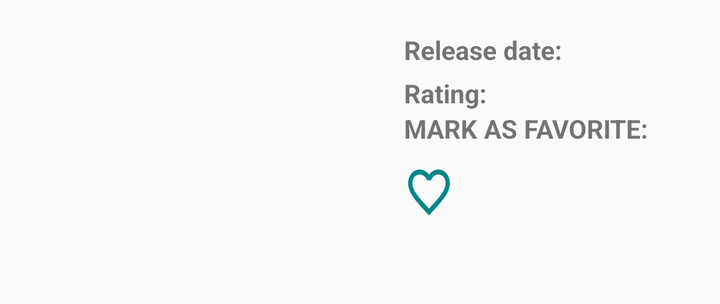
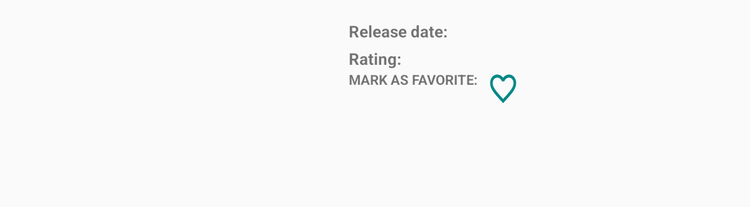

Compare how this app lays out the same screen by default and in its alternative resource folder. The renders come first, then the two layout files and the values they reference.
<!-- AndroidManifest.xml: application theme AppTheme -->
<!-- res/layout/thumbnail.xml -->
<?xml version="1.0" encoding="utf-8"?>
<androidx.constraintlayout.widget.ConstraintLayout xmlns:android="http://schemas.android.com/apk/res/android"
    xmlns:app="http://schemas.android.com/apk/res-auto"
    xmlns:tools="http://schemas.android.com/tools"
    android:layout_width="match_parent"
    android:layout_height="wrap_content"
    android:paddingBottom="16dp">
    <ImageView
        android:id="@+id/iv_thumbnail"
        android:layout_width="200dp"
        android:layout_height="120dp"
        android:layout_marginStart="16dp"
        android:layout_marginTop="16dp"
        android:contentDescription="@string/detailViewThumbnail_Description"
        android:padding="2dp"
        android:scaleType="fitStart"
        app:layout_constraintBottom_toBottomOf="parent"
        app:layout_constraintEnd_toEndOf="@id/guideline2"
        app:layout_constraintStart_toStartOf="parent"
        app:layout_constraintTop_toTopOf="parent"
        tools:srcCompat="@tools:sample/backgrounds/scenic" />

    <TextView
        android:id="@+id/tv_forDate"
        android:layout_width="0dp"
        android:layout_height="wrap_content"
        android:layout_marginStart="4dp"
        android:text="@string/date"
        android:textSize="13sp"
        android:textStyle="bold"
        app:layout_constraintStart_toEndOf="@+id/iv_thumbnail"
        app:layout_constraintTop_toTopOf="@+id/iv_thumbnail" />

    <TextView
        android:id="@+id/tv_date"
        android:layout_width="0dp"
        android:layout_height="wrap_content"

        android:layout_marginStart="4dp"
        android:textSize="13sp"
        app:layout_constraintBaseline_toBaselineOf="@+id/tv_forDate"
        app:layout_constraintEnd_toEndOf="parent"
        app:layout_constraintStart_toEndOf="@+id/tv_forDate" />


    <TextView
        android:id="@+id/tv_forRating"
        android:layout_width="0dp"
        android:layout_height="wrap_content"

        android:layout_marginStart="4dp"
        android:text="@string/rating"
        android:textSize="13sp"
        android:textStyle="bold"
        app:layout_constraintBaseline_toBaselineOf="@+id/tv_rating"
        app:layout_constraintStart_toEndOf="@+id/iv_thumbnail" />

    <TextView
        android:id="@+id/tv_forDuration"
        android:layout_width="0dp"
        android:layout_height="wrap_content"
        android:text="@string/duration"

        android:textSize="13sp"

        android:textStyle="bold"
        android:visibility="gone"
        app:layout_constraintStart_toStartOf="@+id/tv_forRating"
        app:layout_constraintTop_toBottomOf="@+id/tv_forRating" />

    <TextView
        android:id="@+id/tv_forFavorite"
        android:layout_width="0dp"
        android:layout_height="wrap_content"

        android:text="@string/favorite"
        android:textSize="13sp"
        android:textStyle="bold"
        app:layout_constraintStart_toStartOf="@+id/tv_forDuration"
        app:layout_constraintTop_toBottomOf="@+id/tv_forDuration" />

    <TextView
        android:id="@+id/tv_rating"
        android:layout_width="0dp"
        android:layout_height="wrap_content"
        android:layout_marginStart="8dp"
        android:layout_marginTop="4dp"
        android:textSize="13sp"
        app:layout_constraintStart_toEndOf="@+id/tv_forRating"
        app:layout_constraintEnd_toEndOf="parent"
        app:layout_constraintTop_toBottomOf="@+id/tv_date" />


    <TextView
        android:id="@+id/tv_duration"
        android:layout_width="0dp"
        android:layout_height="wrap_content"
        android:layout_marginStart="8dp"
        android:textSize="13sp"
        android:visibility="gone"
        app:layout_constraintBaseline_toBaselineOf="@+id/tv_forDuration"
        app:layout_constraintStart_toEndOf="@+id/tv_forDuration" />

    <Button
        android:id="@+id/favoriteButton"
        android:layout_width="25dp"
        android:layout_height="30dp"
        android:layout_marginTop="8dp"
        android:background="@drawable/favorite_boarder"
        android:contentDescription="@string/favorite_vote_button"
        app:layout_constraintStart_toStartOf="@+id/tv_forFavorite"
        app:layout_constraintTop_toBottomOf="@+id/tv_forFavorite" />

    <androidx.constraintlayout.widget.Guideline
        android:id="@+id/guideline2"
        android:layout_width="wrap_content"
        android:layout_height="wrap_content"
        android:orientation="vertical"
        app:layout_constraintGuide_begin="16dp"

        app:layout_constraintGuide_percent="0.5" />


</androidx.constraintlayout.widget.ConstraintLayout>
<!-- resources referenced by this layout -->
<resources>
  <!-- drawable favorite_boarder (drawable) -->
  <?xml version="1.0" encoding="utf-8"?>
  <vector xmlns:android="http://schemas.android.com/apk/res/android"
      android:width="24dp"
      android:height="24dp"
      android:viewportWidth="24"
      android:viewportHeight="24">
      <path
          android:fillColor="@color/colorAccent"
          android:pathData="M16.5,3c-1.74,0 -3.41,0.81 -4.5,2.09C10.91,3.81 9.24,3 7.5,3 4.42,3 2,5.42 2,8.5c0,3.78 3.4,6.86 8.55,11.54L12,21.35l1.45,-1.32C18.6,15.36 22,12.28 22,8.5 22,5.42 19.58,3 16.5,3zM12.1,18.55l-0.1,0.1 -0.1,-0.1C7.14,14.24 4,11.39 4,8.5 4,6.5 5.5,5 7.5,5c1.54,0 3.04,0.99 3.57,2.36h1.87C13.46,5.99 14.96,5 16.5,5c2,0 3.5,1.5 3.5,3.5 0,2.89 -3.14,5.74 -7.9,10.05z"/>
  </vector>
  <string name="date">Release date:</string>
  <string name="detailViewThumbnail_Description">Movie Thumbnail</string>
  <string name="duration">Duration:</string>
  <string name="favorite">MARK AS FAVORITE:</string>
  <string name="favorite_vote_button">favorite vote button</string>
  <string name="rating">Rating:</string>
  <style name="AppTheme" parent="Base.Theme.AppCompat.Light.DarkActionBar">
  
          
          <item name="colorPrimary">@color/colorPrimary</item>
          <item name="colorPrimaryDark">@color/colorPrimaryDark</item>
          <item name="colorAccent">@color/colorAccent</item>
          <item name="android:navigationBarColor">@color/colorPrimary</item>
          <item name="android:windowDrawsSystemBarBackgrounds">true</item>
  
      </style>
  <color name="colorAccent">#018786</color>
  <color name="colorPrimary">#212121</color>
  <color name="colorPrimaryDark">#000000</color>
</resources>
<!-- res/layout-sw600dp/thumbnail.xml (the repository's variant of the layout above) -->
<!-- drawn on a 7-inch tablet held upright -->
<?xml version="1.0" encoding="utf-8"?>
<androidx.constraintlayout.widget.ConstraintLayout xmlns:android="http://schemas.android.com/apk/res/android"
    xmlns:app="http://schemas.android.com/apk/res-auto"
    xmlns:tools="http://schemas.android.com/tools"
    android:layout_width="match_parent"
    android:layout_height="wrap_content"
    tools:layout_editor_absoluteY="25dp">

    <ImageView
        android:id="@+id/iv_thumbnail"
        android:layout_width="250dp"
        android:layout_height="150dp"
        android:layout_marginTop="16dp"
        android:contentDescription="@string/detailViewThumbnail_Description"
        android:padding="2dp"
        android:scaleType="fitStart"
        app:layout_constraintBottom_toBottomOf="parent"
        app:layout_constraintEnd_toEndOf="@id/guideline2"
        app:layout_constraintStart_toStartOf="parent"
        app:layout_constraintTop_toTopOf="parent"
        tools:srcCompat="@tools:sample/backgrounds/scenic" />

    <TextView
        android:id="@+id/tv_forDate"
        android:layout_width="0dp"
        android:layout_height="wrap_content"
        android:layout_marginStart="4dp"
        android:text="@string/date"
        android:textSize="13sp"
        android:textStyle="bold"

        app:layout_constraintStart_toEndOf="@+id/iv_thumbnail"
        app:layout_constraintTop_toTopOf="@+id/iv_thumbnail" />

    <TextView
        android:id="@+id/tv_date"
        android:layout_width="0dp"
        android:layout_height="wrap_content"

        android:layout_marginStart="4dp"
        android:textSize="13sp"
        app:layout_constraintBaseline_toBaselineOf="@+id/tv_forDate"
        app:layout_constraintEnd_toEndOf="parent"
        app:layout_constraintStart_toEndOf="@+id/tv_forDate" />


    <TextView
        android:id="@+id/tv_forRating"
        android:layout_width="0dp"
        android:layout_height="wrap_content"

        android:layout_marginStart="4dp"
        android:text="@string/rating"
        android:textSize="13sp"
        android:textStyle="bold"
        app:layout_constraintBaseline_toBaselineOf="@+id/tv_rating"
        app:layout_constraintStart_toEndOf="@+id/iv_thumbnail" />

    <TextView
        android:id="@+id/tv_forDuration"
        android:layout_width="0dp"
        android:layout_height="wrap_content"
        android:text="@string/duration"

        android:textSize="11sp"

        android:textStyle="bold"
        android:visibility="gone"
        app:layout_constraintStart_toStartOf="@+id/tv_forRating"
        app:layout_constraintTop_toBottomOf="@+id/tv_forRating" />

    <TextView
        android:id="@+id/tv_forFavorite"
        android:layout_width="0dp"
        android:layout_height="wrap_content"

        android:text="@string/favorite"
        android:textSize="11sp"
        android:textStyle="bold"
        app:layout_constraintStart_toStartOf="@+id/tv_forDuration"
        app:layout_constraintTop_toBottomOf="@+id/tv_forDuration" />

    <TextView
        android:id="@+id/tv_rating"
        android:layout_width="0dp"
        android:layout_height="wrap_content"
        android:layout_marginStart="8dp"
        android:layout_marginTop="4dp"
        android:textSize="13sp"
        app:layout_constraintStart_toEndOf="@+id/tv_forRating"
        app:layout_constraintEnd_toEndOf="parent"
        app:layout_constraintTop_toBottomOf="@+id/tv_date" />


    <TextView
        android:id="@+id/tv_duration"
        android:layout_width="0dp"
        android:layout_height="wrap_content"
        android:layout_marginStart="8dp"
        android:textSize="13sp"
        android:visibility="gone"
        app:layout_constraintBaseline_toBaselineOf="@+id/tv_forDuration"
        app:layout_constraintStart_toEndOf="@+id/tv_forDuration" />

    <Button
        android:id="@+id/favoriteButton"
        android:layout_width="25dp"
        android:layout_height="30dp"
        android:layout_marginStart="8dp"
        android:background="@drawable/favorite_boarder"
        android:contentDescription="@string/favorite_vote_button"
        app:layout_constraintStart_toEndOf="@+id/tv_forFavorite"
        app:layout_constraintTop_toBottomOf="@+id/tv_forDuration" />

    <androidx.constraintlayout.widget.Guideline
        android:id="@+id/guideline2"
        android:layout_width="wrap_content"
        android:layout_height="wrap_content"
        android:orientation="vertical"
        app:layout_constraintGuide_begin="16dp"

        app:layout_constraintGuide_percent="0.5" />


</androidx.constraintlayout.widget.ConstraintLayout>
